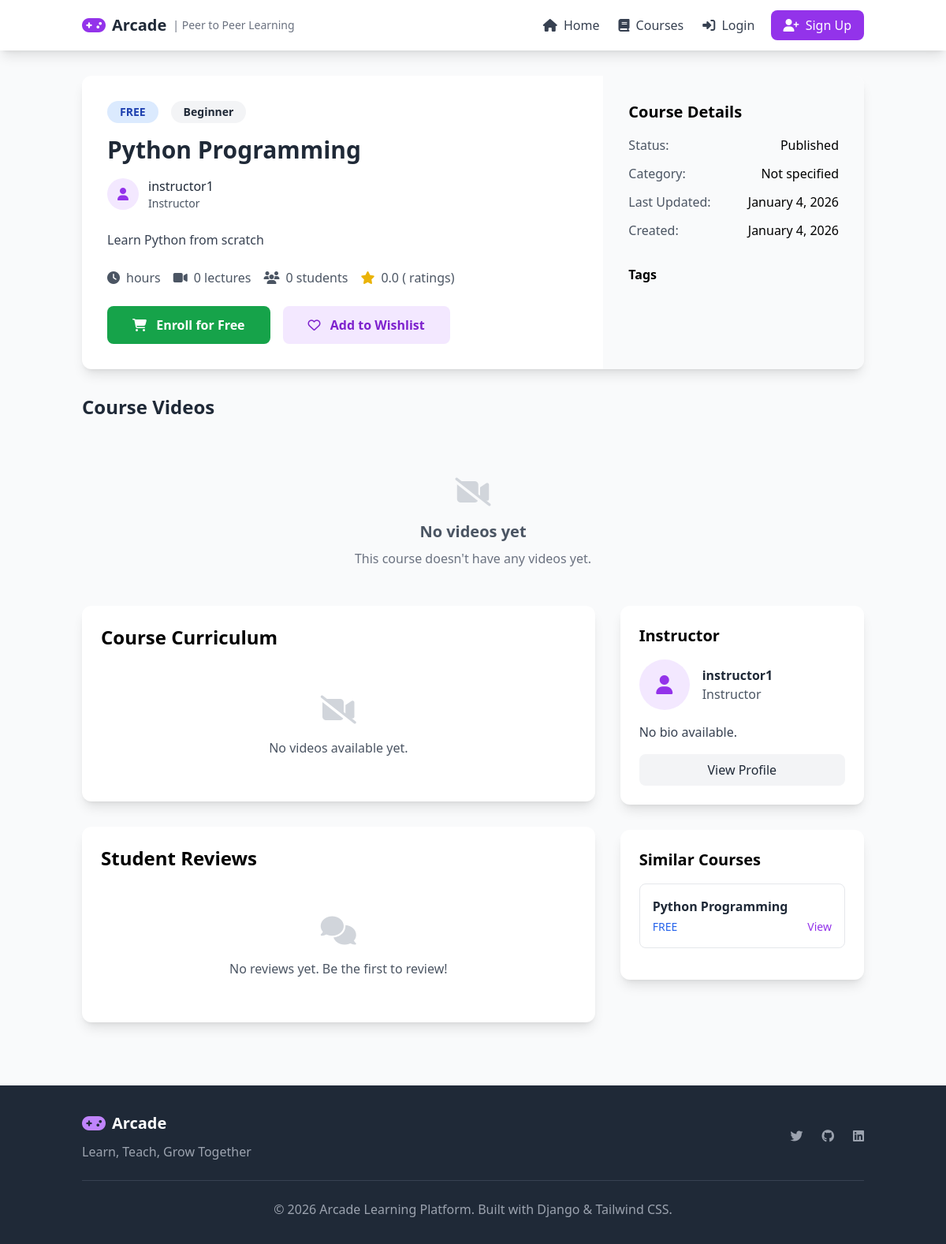
The page /courses/1/ on the database its author committed.
### courses/models.py (models this page shows, shortened)
class Course(models.Model):
    STATUS_CHOICES = (
        ('draft', 'Draft'),
        ('pending', 'Pending Review'),
        ('published', 'Published'),
        ('archived', 'Archived'),
    )
    LEVEL_CHOICES = (
        ('beginner', 'Beginner'),
        ('intermediate', 'Intermediate'),
        ('advanced', 'Advanced'),
        ('all', 'All Levels'),
    )
    title = models.CharField(max_length=255)
    slug = models.SlugField(max_length=300, unique=True, blank=True)
    description = models.TextField()
    short_description = models.CharField(max_length=200, blank=True)
    creator = models.ForeignKey(
        User,
        on_delete=models.CASCADE,
        related_name='courses'
    )
    level = models.CharField(max_length=20, choices=LEVEL_CHOICES, default='beginner')
    category = models.CharField(max_length=100, blank=True)
    tags = models.CharField(max_length=200, blank=True)
    is_paid = models.BooleanField(default=False)
    price = models.DecimalField(max_digits=8, decimal_places=2, default=0)
    status = models.CharField(max_length=20, choices=STATUS_CHOICES, default='draft')
    is_approved = models.BooleanField(default=False)
    total_students = models.PositiveIntegerField(default=0)
    created_at = models.DateTimeField(auto_now_add=True)
    updated_at = models.DateTimeField(auto_now=True)
    published_at = models.DateTimeField(null=True, blank=True)
    class Meta:
        ordering = ['-created_at']
    @property
    def tag_list(self):
        return [t.strip() for t in self.tags.split(',')] if self.tags else []

### accounts/models.py (models this page shows, shortened)
class User(AbstractUser):
    ROLE_CHOICES = (
        ('student', 'Student'),
        ('instructor', 'Instructor'),
        ('admin', 'Admin'),
    )
    role = models.CharField(
        max_length=10,
        choices=ROLE_CHOICES,
        default='student'
    )
    bio = models.TextField(max_length=500, blank=True)
    profile_picture = models.ImageField(
        upload_to='profile_pictures/',
        null=True,
        blank=True
    )
    phone = models.CharField(max_length=20, blank=True)
    website = models.URLField(blank=True)
    location = models.CharField(max_length=100, blank=True)
    is_verified = models.BooleanField(default=False)
    email_verified = models.BooleanField(default=False)
    created_at = models.DateTimeField(auto_now_add=True)
    updated_at = models.DateTimeField(auto_now=True)
    class Meta:
        ordering = ['-date_joined']

### courses/views.py (the view)
# urls.py: path('courses/<int:pk>/', course_detail_html, name='course-detail-html'),
def course_detail_html(request, pk):
    course = get_object_or_404(Course, pk=pk)
    return render(request, 'courses/detail.html', {'course': course})

### templates/courses/detail.html (shortened to what this page needs)
{% extends 'base.html' %}
{% block content %}
<div class="max-w-7xl mx-auto">
    <div class="bg-white rounded-xl shadow-lg overflow-hidden mb-8">
        <div class="md:flex">
            <div class="md:flex-1 p-8">
                <div class="flex items-center mb-4">
                    <span class="inline-block px-4 py-1 rounded-full text-sm font-semibold mr-4
                        {% if course.is_paid %}bg-green-100 text-green-800{% else %}bg-blue-100 text-blue-800{% endif %}">
                        {% if course.is_paid %}${{ course.price }}{% else %}FREE{% endif %}
                    </span>
                    <span class="inline-block px-4 py-1 rounded-full text-sm font-semibold bg-gray-100 text-gray-800">
                        {{ course.level|title }}
                    </span>
                </div>
                <h1 class="text-3xl font-bold text-gray-800 mb-4">{{ course.title }}</h1>
                <div class="flex items-center mb-6">
                    <div class="w-10 h-10 rounded-full bg-purple-100 flex items-center justify-center mr-3">
                        <i class="fas fa-user text-purple-600"></i>
                    </div>
                    <div>
                        <p class="font-medium text-gray-800">{{ course.creator.username }}</p>
                        <p class="text-sm text-gray-600">Instructor</p>
                    </div>
                </div>
                <p class="text-gray-700 mb-6">{{ course.description }}</p>
                <div class="flex flex-wrap gap-4 mb-6">
                    <div class="flex items-center text-gray-600">
                        <i class="fas fa-clock mr-2"></i>
                        <span>{{ course.estimated_hours }} hours</span>
                    </div>
                    <div class="flex items-center text-gray-600">
                        <i class="fas fa-video mr-2"></i>
                        <span>{{ course.videos.count }} lectures</span>
                    </div>
                    <div class="flex items-center text-gray-600">
                        <i class="fas fa-users mr-2"></i>
                        <span>{{ course.total_students }} students</span>
                    </div>
                    <div class="flex items-center text-gray-600">
                        <i class="fas fa-star mr-2 text-yellow-500"></i>
                        <span>{{ course.average_rating|default:"0.0" }} ({{ course.rating_count }} ratings)</span>
                    </div>
                </div>
                <div class="flex flex-col sm:flex-row gap-4">
                    <button id="enroll-btn" class="bg-green-600 text-white px-8 py-3 rounded-lg font-semibold hover:bg-green-700 transition-colors">
                        <i class="fas fa-shopping-cart mr-2"></i>
                        {% if course.is_paid %}
                            Enroll Now - ${{ course.price }}
                        {% else %}
                            Enroll for Free
                        {% endif %}
                    </button>
                    <button class="bg-purple-100 text-purple-700 px-8 py-3 rounded-lg font-semibold hover:bg-purple-200 transition-colors">
                        <i class="far fa-heart mr-2"></i> Add to Wishlist
                    </button>
                </div>
            </div>
            <div class="md:w-1/3">
                <div class="h-full bg-gray-50 p-8">
                    <h3 class="text-xl font-bold mb-4">Course Details</h3>
                    <ul class="space-y-3">
                        <li class="flex justify-between">
                            <span class="text-gray-600">Status:</span>
                            <span class="font-medium">{{ course.status|title }}</span>
                        </li>
                        <li class="flex justify-between">
                            <span class="text-gray-600">Category:</span>
                            <span class="font-medium">{{ course.category|default:"Not specified" }}</span>
                        </li>
                        <li class="flex justify-between">
                            <span class="text-gray-600">Last Updated:</span>
                            <span class="font-medium">{{ course.updated_at|date:"F j, Y" }}</span>
                        </li>
                        <li class="flex justify-between">
                            <span class="text-gray-600">Created:</span>
                            <span class="font-medium">{{ course.created_at|date:"F j, Y" }}</span>
                        </li>
                    </ul>
                    <div class="mt-8">
                        <h4 class="font-bold mb-3">Tags</h4>
                    </div>
                </div>
            </div>
        </div>
    </div>
<div class="mt-8">
    <div class="flex justify-between items-center mb-6">
        <h2 class="text-2xl font-bold text-gray-800">Course Videos</h2>
    </div>
    {% if course.videos.exists %}
    <div class="grid grid-cols-1 md:grid-cols-2 lg:grid-cols-3 gap-6">
        {% for video in course.videos.all %}
        <div class="bg-white rounded-lg shadow-md overflow-hidden hover:shadow-xl transition-shadow">
            {% if video.thumbnail %}
            <img src="{{ video.thumbnail.url }}" alt="{{ video.title }}" class="w-full h-48 object-cover">
            {% else %}
            <div class="w-full h-48 bg-gray-800 flex items-center justify-center">
                <i class="fas fa-video text-4xl text-gray-400"></i>
            </div>
            {% endif %}
            <div class="p-4">
                <div class="flex justify-between items-start mb-2">
                    <h3 class="font-semibold text-gray-800">{{ video.title }}</h3>
                    {% if video.is_preview %}
                    <span class="px-2 py-1 bg-blue-100 text-blue-800 text-xs rounded-full">Preview</span>
                    {% endif %}
                </div>
                <p class="text-sm text-gray-600 mb-3 line-clamp-2">{{ video.description|default:"No description" }}</p>
                <div class="flex justify-between items-center text-sm text-gray-500">
                    <span>
                        <i class="fas fa-clock mr-1"></i>
                        {{ video.duration_formatted|default:"N/A" }}
                    </span>
                    <span>{{ video.created_at|date:"M d, Y" }}</span>
                </div>
                <button onclick="playVideo({{ video.id }})"
                        class="mt-4 w-full bg-purple-600 text-white py-2 rounded-lg hover:bg-purple-700">
                    <i class="fas fa-play mr-2"></i> Watch Video
                </button>
            </div>
        </div>
        {% endfor %}
    </div>
    {% else %}
    <div class="text-center py-12 bg-gray-50 rounded-lg">
        <i class="fas fa-video-slash text-4xl text-gray-300 mb-4"></i>
        <h3 class="text-xl font-semibold text-gray-600">No videos yet</h3>
        <p class="text-gray-500 mt-2">This course doesn't have any videos yet.</p>
    </div>
    {% endif %}
</div>
    <div class="grid grid-cols-1 lg:grid-cols-3 gap-8">
        <div class="lg:col-span-2">
            <div class="bg-white rounded-xl shadow-lg p-6 mb-8">
                <h2 class="text-2xl font-bold mb-6">Course Curriculum</h2>
                <div id="videos-container">
                    {% if videos %}
                        <div class="space-y-4">
                            {% for video in videos %}
                            <div class="border border-gray-200 rounded-lg p-4 hover:bg-gray-50">
                                <div class="flex items-center justify-between">
                                    <div class="flex items-center">
                                        <div class="w-10 h-10 rounded-full bg-blue-100 flex items-center justify-center mr-4">
                                            <i class="fas fa-play text-blue-600"></i>
                                        </div>
                                        <div>
                                            <h4 class="font-semibold text-gray-800">{{ video.title }}</h4>
                                            <p class="text-sm text-gray-600">{{ video.duration_minutes }} min</p>
                                        </div>
                                    </div>
                                    {% if video.is_preview %}
                                    <span class="px-3 py-1 bg-green-100 text-green-800 text-xs font-semibold rounded-full">
                                        Preview
                                    </span>
                                    {% endif %}
                                </div>
                            </div>
                            {% endfor %}
                        </div>
                    {% else %}
                        <div class="text-center py-8">
                            <i class="fas fa-video-slash text-4xl text-gray-300 mb-4"></i>
                            <p class="text-gray-600">No videos available yet.</p>
                        </div>
                    {% endif %}
                </div>
            </div>
            <div class="bg-white rounded-xl shadow-lg p-6">
                <h2 class="text-2xl font-bold mb-6">Student Reviews</h2>
                <div id="reviews-container">
                    <div class="text-center py-8">
                        <i class="fas fa-comments text-4xl text-gray-300 mb-4"></i>
                        <p class="text-gray-600">No reviews yet. Be the first to review!</p>
                    </div>
                </div>
            </div>
        </div>
        <div class="space-y-8">
            <div class="bg-white rounded-xl shadow-lg p-6">
                <h3 class="text-xl font-bold mb-4">Instructor</h3>
                <div class="flex items-center mb-4">
                    <div class="w-16 h-16 rounded-full bg-purple-100 flex items-center justify-center mr-4">
                        <i class="fas fa-user text-2xl text-purple-600"></i>
                    </div>
                    <div>
                        <h4 class="font-bold text-gray-800">{{ course.creator.username }}</h4>
                        <p class="text-gray-600">Instructor</p>
                    </div>
                </div>
                <p class="text-gray-700 mb-4">{{ course.creator.bio|default:"No bio available." }}</p>
                <button class="w-full bg-gray-100 text-gray-800 py-2 rounded-lg font-medium hover:bg-gray-200 transition-colors">
                    View Profile
                </button>
            </div>
            <div class="bg-white rounded-xl shadow-lg p-6">
                <h3 class="text-xl font-bold mb-4">Similar Courses</h3>
                <div id="similar-courses">
                </div>
            </div>
        </div>
    </div>
</div>
{% endblock %}

### templates/base.html (shortened to what this page needs)
<!DOCTYPE html>
<html lang="en">
<head>
    <script src="https://cdn.tailwindcss.com"></script>
    <link rel="stylesheet" href="https://cdnjs.cloudflare.com/ajax/libs/font-awesome/6.4.0/css/all.min.css">
</head>
<body class="bg-gray-50">
    <nav class="bg-white shadow-lg">
        <div class="container mx-auto px-4">
            <div class="flex justify-between items-center py-4">
                <div class="flex items-center space-x-2">
                    <i class="fas fa-gamepad text-2xl text-purple-600"></i>
                    <a href="/" class="text-xl font-bold text-gray-800">Arcade</a>
                    <span class="text-sm text-gray-500">| Peer to Peer Learning</span>
                </div>
                <div class="flex items-center space-x-6">
                    <a href="/" class="text-gray-700 hover:text-purple-600">
                        <i class="fas fa-home mr-1"></i> Home
                    </a>
                    <a href="/courses" class="text-gray-700 hover:text-purple-600">
                        <i class="fas fa-book mr-1"></i> Courses
                    </a>
                    <div id="auth-buttons">
                    </div>
                </div>
            </div>
        </div>
    </nav>
    <main class="container mx-auto px-4 py-8">
        {% block content %}{% endblock %}
    </main>
    <footer class="bg-gray-800 text-white py-8 mt-12">
        <div class="container mx-auto px-4">
            <div class="flex flex-col md:flex-row justify-between items-center">
                <div class="mb-4 md:mb-0">
                    <div class="flex items-center space-x-2 mb-2">
                        <i class="fas fa-gamepad text-2xl text-purple-400"></i>
                        <span class="text-xl font-bold">Arcade</span>
                    </div>
                    <p class="text-gray-400">Learn, Teach, Grow Together</p>
                </div>
                <div class="flex space-x-6">
                    <a href="#" class="text-gray-400 hover:text-white">
                        <i class="fab fa-twitter"></i>
                    </a>
                    <a href="#" class="text-gray-400 hover:text-white">
                        <i class="fab fa-github"></i>
                    </a>
                    <a href="#" class="text-gray-400 hover:text-white">
                        <i class="fab fa-linkedin"></i>
                    </a>
                </div>
            </div>
            <div class="border-t border-gray-700 mt-6 pt-6 text-center text-gray-400">
                <p>&copy; 2026 Arcade Learning Platform. Built with Django & Tailwind CSS.</p>
            </div>
        </div>
    </footer>
</body>
</html>

### rows shown on the page
Course: level "Beginner", title "Python Programming", creator.username "instructor1", description "Learn Python from scratch", videos.count "0", total_students "0", status "Published", category "Not specified", updated_at "January 4, 2026", created_at "January 4, 2026", creator.bio "No bio available."

### other values the page prints
{{ course.average_rating|default:"0.0" }} "0.0"
